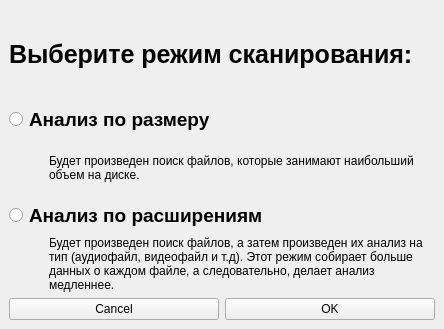
<?xml version="1.0" encoding="UTF-8"?>
<ui version="4.0">
 <class>ProcessWindow</class>
 <widget class="QMainWindow" name="ProcessWindow">
  <property name="geometry">
   <rect>
    <x>0</x>
    <y>0</y>
    <width>444</width>
    <height>329</height>
   </rect>
  </property>
  <property name="windowTitle">
   <string>MainWindow</string>
  </property>
  <widget class="QWidget" name="centralwidget">
   <layout class="QGridLayout" name="gridLayout">
    <item row="0" column="0">
     <widget class="QLabel" name="label">
      <property name="font">
       <font>
        <pointsize>19</pointsize>
        <weight>75</weight>
        <bold>true</bold>
       </font>
      </property>
      <property name="text">
       <string>Выберите режим сканирования:</string>
      </property>
     </widget>
    </item>
    <item row="1" column="0">
     <layout class="QVBoxLayout" name="verticalLayout">
      <item>
       <widget class="QRadioButton" name="radioButton">
        <property name="font">
         <font>
          <pointsize>14</pointsize>
          <weight>75</weight>
          <bold>true</bold>
         </font>
        </property>
        <property name="text">
         <string>Анализ по размеру</string>
        </property>
       </widget>
      </item>
      <item>
       <layout class="QHBoxLayout" name="horizontalLayout">
        <item>
         <spacer name="horizontalSpacer">
          <property name="orientation">
           <enum>Qt::Horizontal</enum>
          </property>
          <property name="sizeType">
           <enum>QSizePolicy::Fixed</enum>
          </property>
          <property name="sizeHint" stdset="0">
           <size>
            <width>40</width>
            <height>20</height>
           </size>
          </property>
         </spacer>
        </item>
        <item>
         <widget class="QLabel" name="label_2">
          <property name="text">
           <string>Будет произведен поиск файлов, которые занимают наибольший объем на диске.</string>
          </property>
          <property name="wordWrap">
           <bool>true</bool>
          </property>
         </widget>
        </item>
       </layout>
      </item>
     </layout>
    </item>
    <item row="2" column="0">
     <layout class="QVBoxLayout" name="verticalLayout_2">
      <item>
       <widget class="QRadioButton" name="radioButton_2">
        <property name="font">
         <font>
          <pointsize>14</pointsize>
          <weight>75</weight>
          <bold>true</bold>
         </font>
        </property>
        <property name="text">
         <string>Анализ по расширениям</string>
        </property>
       </widget>
      </item>
      <item>
       <layout class="QHBoxLayout" name="horizontalLayout_2">
        <item>
         <spacer name="horizontalSpacer_2">
          <property name="orientation">
           <enum>Qt::Horizontal</enum>
          </property>
          <property name="sizeType">
           <enum>QSizePolicy::Fixed</enum>
          </property>
          <property name="sizeHint" stdset="0">
           <size>
            <width>40</width>
            <height>20</height>
           </size>
          </property>
         </spacer>
        </item>
        <item>
         <widget class="QLabel" name="label_3">
          <property name="text">
           <string>&lt;html&gt;&lt;head/&gt;&lt;body&gt;&lt;p&gt;Будет произведен поиск файлов, а затем произведен их анализ на тип (аудиофайл, видеофайл и т.д). Этот режим собирает больше данных о каждом файле, а следовательно, делает анализ медленнее.&lt;/p&gt;&lt;/body&gt;&lt;/html&gt;</string>
          </property>
          <property name="wordWrap">
           <bool>true</bool>
          </property>
         </widget>
        </item>
       </layout>
      </item>
     </layout>
    </item>
    <item row="3" column="0">
     <layout class="QHBoxLayout" name="horizontalLayout_3">
      <item>
       <widget class="QPushButton" name="pushButton_cancel">
        <property name="text">
         <string>Cancel</string>
        </property>
       </widget>
      </item>
      <item>
       <widget class="QPushButton" name="pushButton_ok">
        <property name="text">
         <string>OK</string>
        </property>
       </widget>
      </item>
     </layout>
    </item>
   </layout>
  </widget>
 </widget>
 <resources/>
 <connections/>
</ui>
